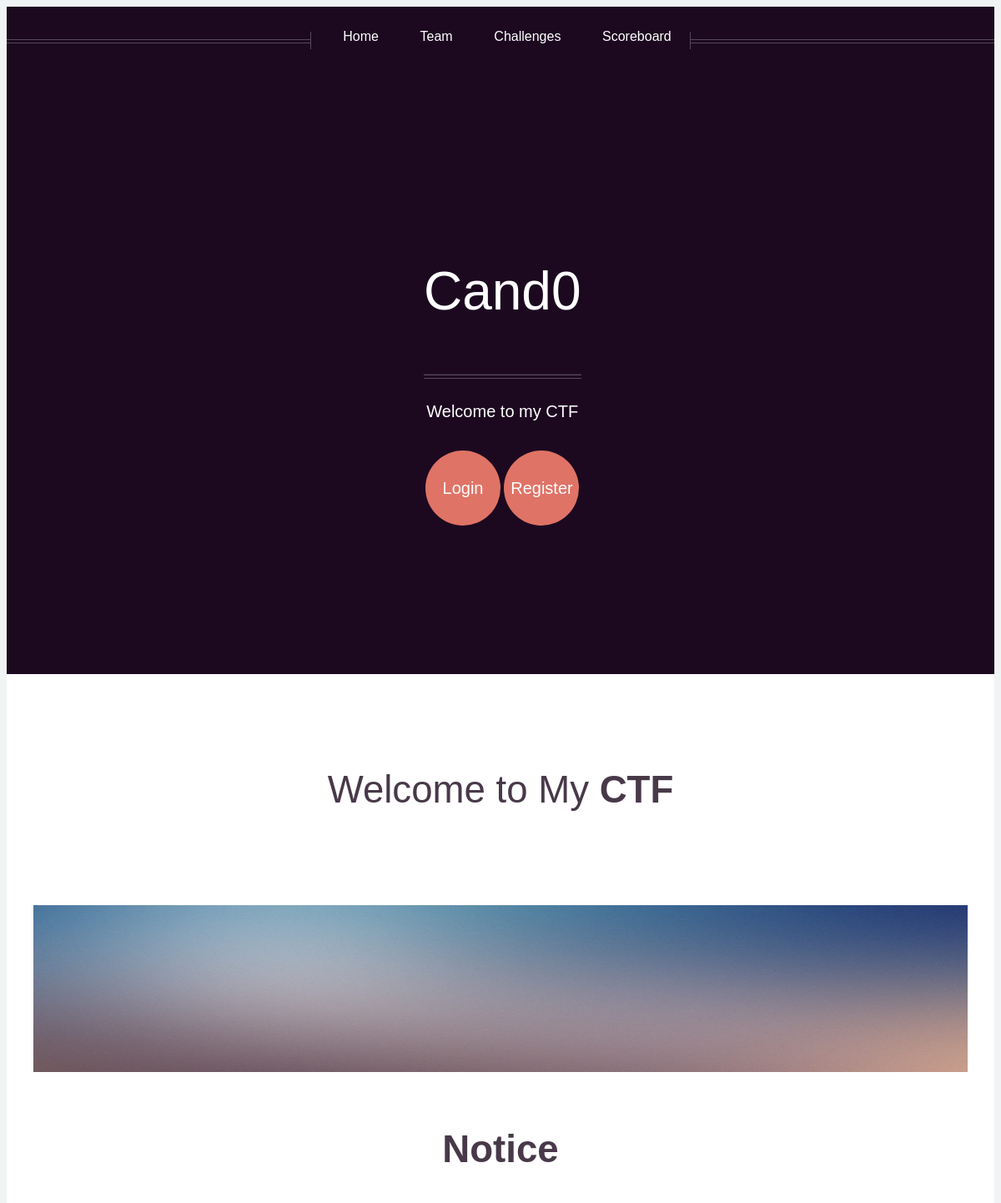
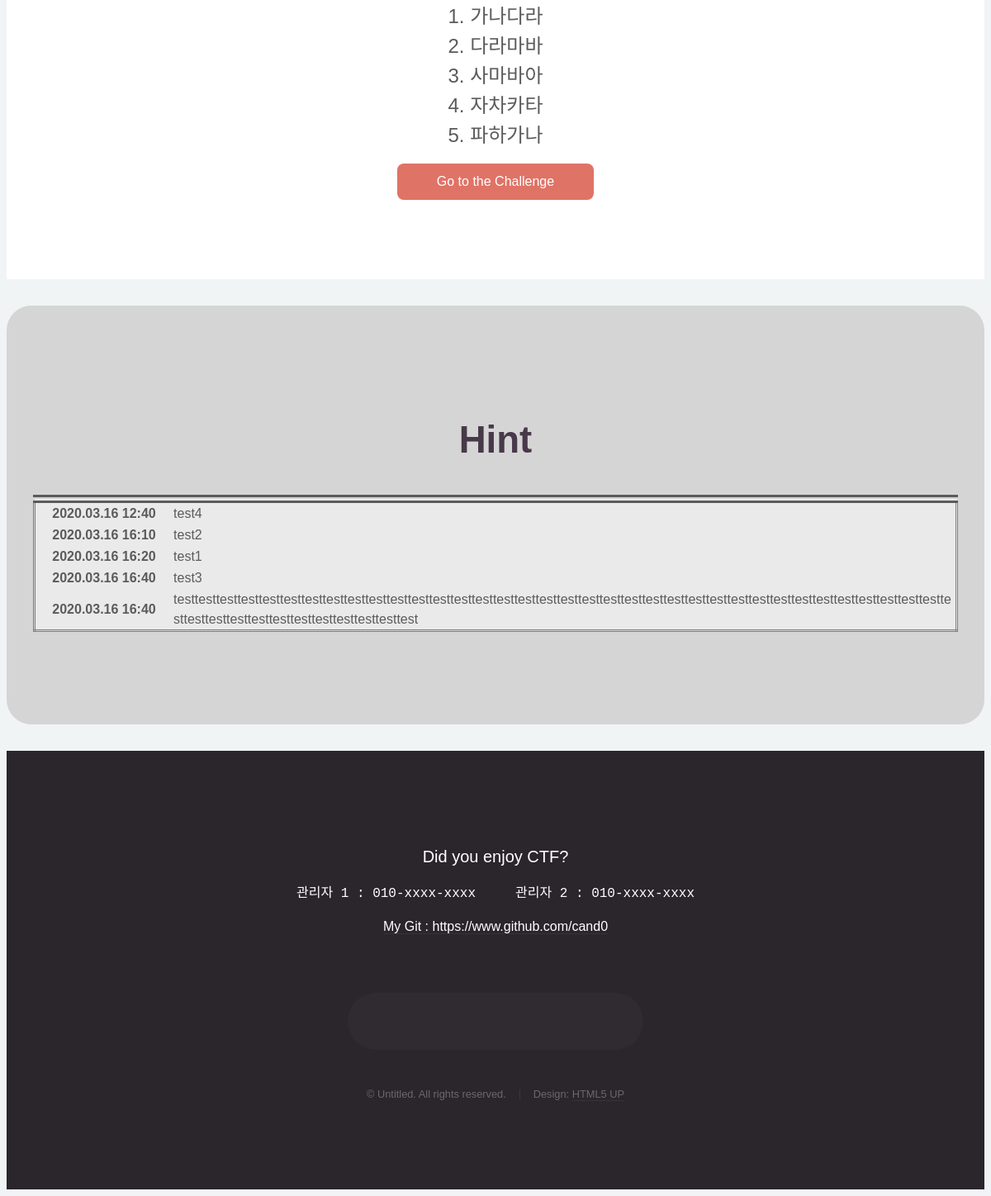
The app's page /index/ with its own data (2 pictures, top to bottom).
### tables this page shows
CREATE TABLE 'INDEX_HINT' (
'DATE' TEXT NOT NULL,
'MESSAGE' TEXT NOT NULL
);

### __init__.py (the view)
@app.route("/")
@app.route("/index/")
def index():
	conn = sqlite3.connect('/cand0/cand0/cand0.db')
	cur = conn.cursor()
	cur.execute("select DATE, MESSAGE from INDEX_HINT order by DATE")
	hints = cur.fetchall()
	return render_template('index.html', hints = hints)

### templates/index.html (shortened to what this page needs)
<!DOCTYPE HTML>
<html>
	<head>
		<link rel="stylesheet" href="{{ url_for('static', filename='css/main.css') }}" />
	</head>
	<body class="homepage is-preload">
		<div id="page-wrapper">
				<div id="header">
						<div class="inner">
							<header>
								{% if session['ID'] %}
									<h1><a href="/index" id="logo">{{ session['ID'] }} </a></h1>
								{% else %}
									<h1><a href="/index" id="logo">Cand0</a></h1>
								{% endif %}
								<hr />
								<p>Welcome to my CTF</p>
							</header>
							<footer>
								{% if session['ID'] %}
									<a href="#banner" class="button circled scrolly">Start</a>
									<a href="/logout" class="button circled scrolly">logout</a>
								{% else %}
									<a href="/sign-in" class="button circled scrolly">Login</a>
									<a href="/sign-up" class="button circled scrolly">Register</a>
								{% endif %}
							</footer>
						</div>
					{% include "/base/sub_top.html" %}
				</div>
				<section id="banner">
					<header>
						<h2> Welcome to My <strong>CTF</strong></h2>
					</header>
				</section>
				<div class="wrapper style2">
					<article id="main" class="container special">
						<a href="#" class="image featured"><img src="{{ url_for('static', filename='images/pic06.jpg') }}"" alt="" /></a>
						<header>
							<h2 id = "notice"><a href="#notice" class = "circled scrolly"><strong>Notice</strong></a></h2>
								<p>1. 가나다라</p>
								<p>2. 다라마바</p>
								<p>3. 사마바아</p>
								<p>4. 자차카타</p>
								<p>5. 파하가나</p>
						</header>
						<footer>
							<a href="/challenges/" class="button">Go to the Challenge</a>
						</footer>
					</article>
				</div>
				{% include "/base/hint.html" %}
				{% include "/base/footer.html" %}
		</div>
	</body>
</html>

### templates/base/sub_top.html
                                                <nav id="nav">
                                                        <ul>
                                                                <li><a href="/">Home</a></li>
                                                                <li><a href="/teams/">Team</a></li>
                                                                <li><a href="/challenges/">Challenges</a></li>
                                                                <li><a href="/scoreboard/">Scoreboard</a></li>
                                                        </ul>
                                                </nav>

### templates/base/hint.html
                               <div class="wrapper style1 hint">
                                        <section id="features" class="container special">
                                                <header>
                                                        <h2 id = "hints"><a href = "#hints" class = "circled scrolly"><strong>Hint</strong></a></h2>
<table>
{% for hint in hints %}
<th>{{hint[0]}}</th><td>{{hint[1]}}</td>
<tr>
{% endfor %}
</table>
                                                </header>
                                        </section>
                                </div>

### templates/base/footer.html
				<div id="footer">
					<div class="container">
						<div class="row">
							<div class="col-12">
									<section class="contact">
										<header>
											<h3>Did you enjoy CTF?</h3>
										</header>
										<pre>관리자 1 : 010-xxxx-xxxx     관리자 2 : 010-xxxx-xxxx</pre>
										<p><a href = "https://www.github.com/cand0"> My Git : https://www.github.com/cand0</a></p>
										<ul class="icons">
											<li><a href="#" class="icon brands fa-twitter"><span class="label">Twitter</span></a></li>
											<li><a href="#" class="icon brands fa-facebook-f"><span class="label">Facebook</span></a></li>
											<li><a href="#" class="icon brands fa-instagram"><span class="label">Instagram</span></a></li>
											<li><a href="#" class="icon brands fa-pinterest"><span class="label">Pinterest</span></a></li>
											<li><a href="#" class="icon brands fa-dribbble"><span class="label">Dribbble</span></a></li>
											<li><a href="#" class="icon brands fa-linkedin-in"><span class="label">Linkedin</span></a></li>
										</ul>
									</section>
									<div class="copyright">
										<ul class="menu">
											<li>&copy; Untitled. All rights reserved.</li><li>Design: <a href="http://html5up.net">HTML5 UP</a></li>
										</ul>
								</div>
							</div>
						</div>
					</div>
				</div>

### records on screen
INDEX_HINT: DATE "2020.03.16 12:40", MESSAGE "test4"
INDEX_HINT: DATE "2020.03.16 16:10", MESSAGE "test2"
INDEX_HINT: DATE "2020.03.16 16:20", MESSAGE "test1"
INDEX_HINT: DATE "2020.03.16 16:40", MESSAGE "test3"
INDEX_HINT: DATE "2020.03.16 16:40", MESSAGE "testtesttesttesttesttesttesttesttesttesttesttesttesttesttesttesttesttesttesttesttesttesttesttesttesttesttesttesttesttesttesttesttesttesttesttesttesttesttesttesttesttesttesttesttesttesttesttest"
